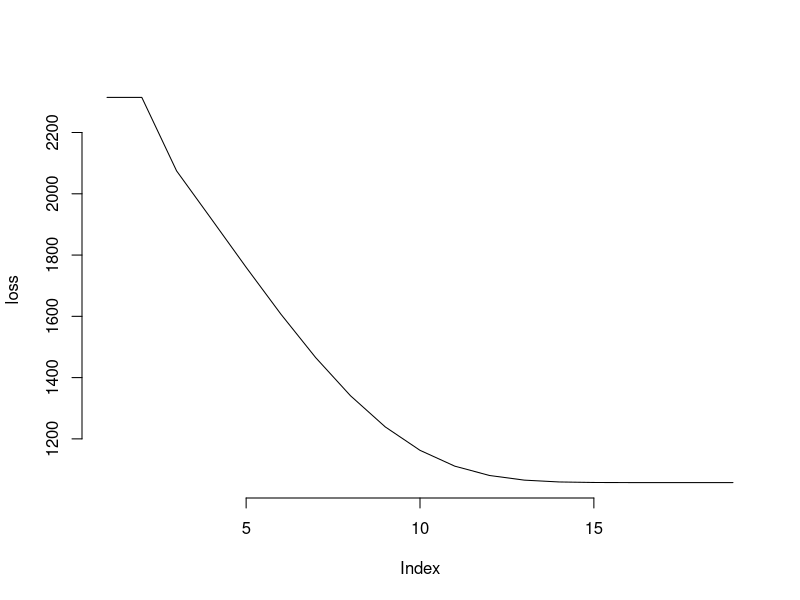

Generate this figure with R:
# Gradient descent for standard linear model.  The function takes arguments 
# starting points for the parameters to be estimated, a tolerance or maximum
# iteration value to provide a stopping point, stepsize (or starting stepsize
# for adaptive approach), whether to print out iterations, and whether to plot 
# the loss over each iteration.


##################
### Data Setup ###
##################

# basic data for standard regression. 
set.seed(8675309)
n = 1000
x1 = rnorm(n)
x2 = rnorm(n)
y = 1 + .5*x1 + .2*x2 + rnorm(n)

X = cbind(Intercept=1, x1, x2)


##################################
### gradient descent algorithm ###
##################################

gd = function(par, X, y, tolerance=1e-3, maxit=1000, stepsize=1e-3, adapt=F,
              verbose=T, plotLoss=T){
  # initialize
  beta = par; names(beta) = colnames(X)
  loss = crossprod(X%*%beta - y)
  tol = 1
  iter = 1
  
  while(tol > tolerance && iter < maxit){
    LP = X%*%beta
    grad = t(X) %*% (LP - y)
    betaCurrent = beta - stepsize * grad
    tol = max(abs(betaCurrent - beta))
    beta = betaCurrent
    loss = append(loss, crossprod(LP-y))
    iter = iter + 1
    if(adapt) stepsize = ifelse(loss[iter] < loss[iter-1],  stepsize*1.2, stepsize*.8)
    if(verbose && iter%%10 == 0) message(paste('Iteration:', iter))
  }
  
  if(plotLoss) plot(loss, type='l', bty='n')
  
  list(par=beta, loss=loss, RSE=sqrt(crossprod(LP-y)/(nrow(X)-ncol(X))), 
       iter=iter, fitted=LP)
}

###########
### Run ###
###########

### starting values
init = rep(0, 3)

# for any particular data you'd have to fiddle with the stepsize, which could 
# be assessed via cross-validation, or alternatively one can use an
# adaptive approach, a simple one of which is implemented in the function
out = gd(init, X=X, y=y, tolerance = 1e-5, stepsize=.0001, adapt=T)
str(out)
round(out$par,5)
summary(lm(y ~ x1 + x2))

